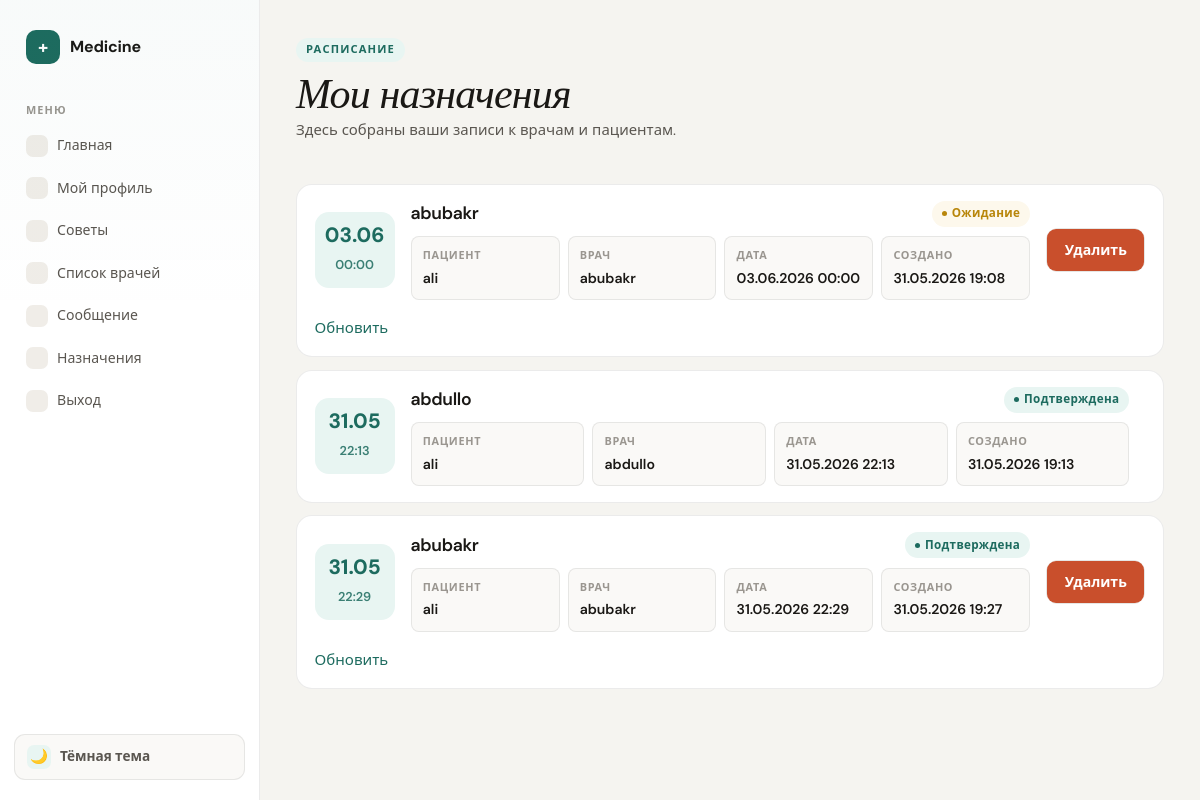
Page /appointments/my_appointments (signed in) on the earlier database version.
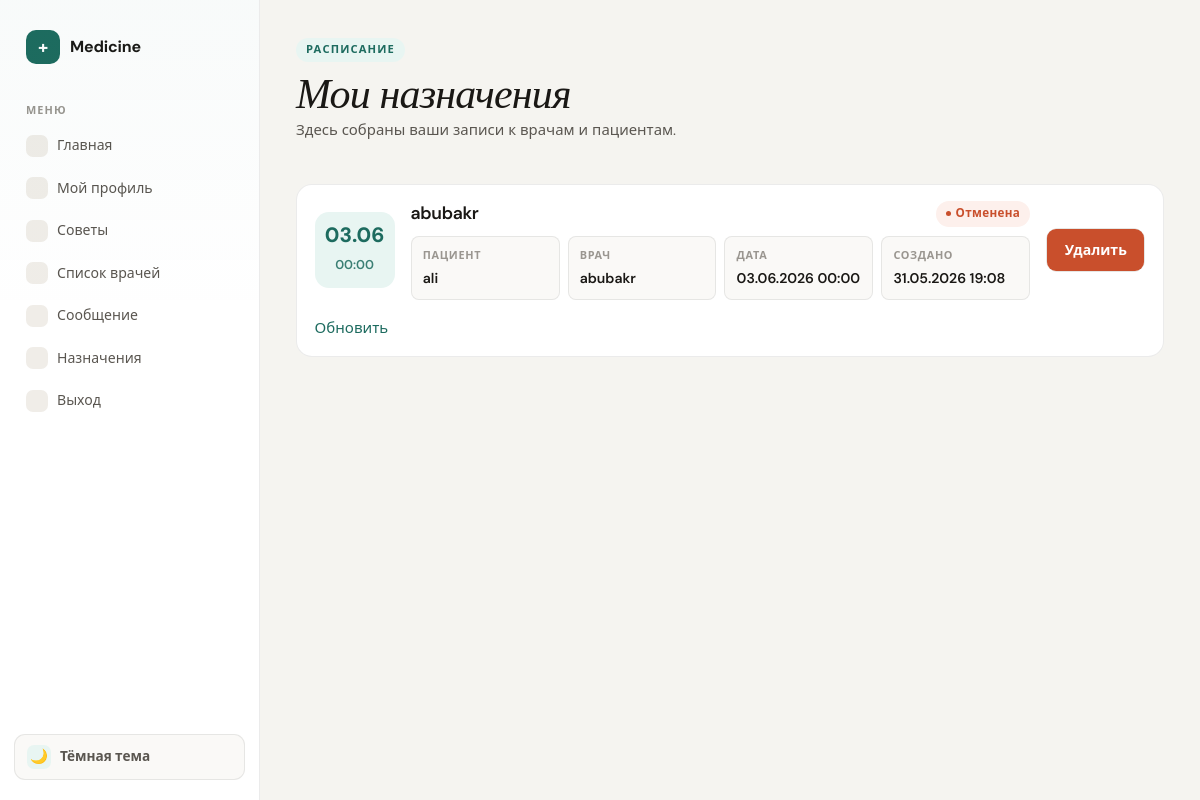
Same page on the later database version.
### appointments/models.py (models this page shows, shortened)
class Appointment(models.Model):
    patient = models.ForeignKey(settings.AUTH_USER_MODEL, on_delete=models.CASCADE, related_name='appointments')
    doctor = models.ForeignKey('doctors.DoctorProfile', on_delete=models.CASCADE, related_name='appointments')
    date = models.DateTimeField()
    slug = models.SlugField(unique=True, blank=True, null=True)
    is_deleted = models.BooleanField(default=False)
    STATUS = (
        ('pending', 'Ожидание'),
        ('approved', 'Подтверждена'),
        ('cancelled', 'Отменена'),
    )
    status = models.CharField(max_length=30, choices=STATUS, default='pending')
    created_at = models.DateTimeField(auto_now_add=True)
    celery_task_ids = models.JSONField(default=list, blank=True)

### doctors/models.py (models this page shows, shortened)
class DoctorProfile(models.Model):
    user=models.OneToOneField(settings.AUTH_USER_MODEL,on_delete=models.CASCADE)
    speciality=models.CharField(max_length=20)
    city=models.CharField(max_length=50)
    clinic=models.CharField(max_length=100)
    bio=models.TextField(blank=True)
    experience=models.PositiveIntegerField(default=0)
    photo=models.ImageField(upload_to='doctors/',null=True,blank=True)

### accounts/models.py (models this page shows, shortened)
class User(AbstractUser):
    ROLE_CHOICES = (
        ('patient', 'Patient'),
        ('doctor', 'Doctor'),
        ('admin', 'Admin'),
    )
    role = models.CharField(
        max_length=20,
        choices=ROLE_CHOICES
    )
    phone = models.CharField(
        max_length=20,
        unique=True
    )
    age=models.PositiveIntegerField()
    city = models.CharField(max_length=50, blank=True)

### appointments/views.py (the view)
# urls.py: path('my_appointments',views.AppointmentListView.as_view(),name='appointments'),
class AppointmentListView(LoginRequiredMixin,generic.ListView):
    model=Appointment
    template_name='appoinments/show_appointment.html'
    def get_queryset(self):
        Appointment.objects.filter(
            status='pending',
            date__lte=timezone.now()
        ).update(status='approved')
        return Appointment.objects.select_related('doctor').filter(is_deleted=False)

### templates/appoinments/show_appointment.html (shortened to what this page needs)
{% extends "accounts/base.html" %}
{% block main %}
<header class="page-head appointments-head">
    <div>
        <p class="eyebrow">Расписание</p>
        <h1>Мои назначения</h1>
        <p class="muted">Здесь собраны ваши записи к врачам и пациентам.</p>
    </div>
</header>
<section class="appointments-list">
    {% for i in object_list %}
        <article class="appointment-card panel">
            <div class="appointment-date">
                <span>{{ i.date|date:"d.m" }}</span>
                <strong>{{ i.date|date:"H:i" }}</strong>
            </div>
            <div class="appointment-main">
                <div class="appointment-title">
                    <h2>{{ i.doctor.user.username }}</h2>
                    <span class="status-pill status-{{ i.status }}">
                        {{ i.get_status_display }}
                    </span>
                </div>
                <dl class="appointment-details">
                    <div>
                        <dt>Пациент</dt>
                        <dd>{{ i.patient.username }}</dd>
                    </div>
                    <div>
                        <dt>Врач</dt>
                        <dd>{{ i.doctor.user.username }}</dd>
                    </div>
                    <div>
                        <dt>Дата</dt>
                        <dd>{{ i.date|date:"d.m.Y H:i" }}</dd>
                    </div>
                    <div>
                        <dt>Создано</dt>
                        <dd>{{ i.created_at|date:"d.m.Y H:i" }}</dd>
                    </div>
                </dl>
            </div>
            {% if request.user == i.patient or request.user == i.doctor.user or request.user.is_superuser %}
                <form class="appointment-actions"
                      action="{% url 'delete_appointment' i.slug %}"
                      method="post">
                    <button class="danger-button" type="submit">Удалить</button>
                </form>
                <a href="{% url 'update_appointment' i.slug %}">Обновить</a>
            {% endif %}
        </article>
    {% empty %}
        <div class="empty-state panel">
            <h2>Назначений пока нет</h2>
            <p class="muted">Когда вы запишетесь к врачу, запись появится здесь.</p>
            <a class="button" href="{% url 'doctors_list' %}">Найти врача</a>
        </div>
    {% endfor %}
</section>
{% endblock %}

### templates/accounts/base.html (shortened to what this page needs)
<!DOCTYPE html>
{% load static %}
<html lang="ru" data-theme="">
<head>
    <link rel="stylesheet" href="{% static 'css/style.css' %}">
</head>
<body class="{% block body_class %}{% endblock %}">
    <div class="site-layout">
        <nav class="site-nav" aria-label="Навигация">
            <a class="site-brand" href="{% url 'redirect_dashboard' %}">
                <span class="brand-icon">+</span>
                <span>Medicine</span>
            </a>
            <p class="nav-section-label">Меню</p>
            <ul class="nav-list">
                {% block nav %}
                {% if user.is_authenticated %}
                    <li><a href="{% url 'redirect_dashboard' %}"><span class="nav-icon"></span>Главная</a></li>
                    <li><a href="{% url 'my_profile' %}"><span class="nav-icon"></span>Мой профиль</a></li>
                    <li><a href="{% url 'global_chat' %}"><span class="nav-icon"></span>Советы</a></li>
                    <li><a href="{% url 'doctors_list' %}"><span class="nav-icon"></span>Список врачей</a></li>
                    <li><a href="{% url 'show_messages' %}"><span class="nav-icon"></span>Сообщение</a></li>
                    <li><a href="{% url 'appointments' %}"><span class="nav-icon"></span>Назначения</a></li>
                    <li><a href="{% url 'login' %}"><span class="nav-icon"></span>Выход</a></li>
                {% else %}
                    <li><a href="{% url 'login' %}"><span class="nav-icon"></span>Вход</a></li>
                    <li><a href="{% url 'register' %}"><span class="nav-icon"></span>Регистрация</a></li>
                    <li><a href="{% url 'global_chat' %}"><span class="nav-icon"></span>Советы</a></li>
                {% endif %}
                {% endblock %}
            </ul>
            <button type="button" class="theme-toggle" id="themeToggle" aria-label="Переключить тему">
                <span class="theme-toggle-icon">🌙</span>
                <span class="theme-toggle-text">Тёмная тема</span>
            </button>
        </nav>
        <main class="site-content">
            {% block main %}{% endblock %}
        </main>
    </div>
</body>
</html>

Differences in the rows shown:
removed Appointment: date "31.05", date "22:13", doctor.user.username "abdullo", status "Подтверждена", patient.username "ali", date "31.05.2026 22:13", created_at "31.05.2026 19:13"
removed Appointment: date "31.05", date "22:29", doctor.user.username "abubakr", status "Подтверждена", patient.username "ali", date "31.05.2026 22:29", created_at "31.05.2026 19:27", shows "Удалить"
changed Appointment "abubakr": status "Ожидание" → "Отменена"
